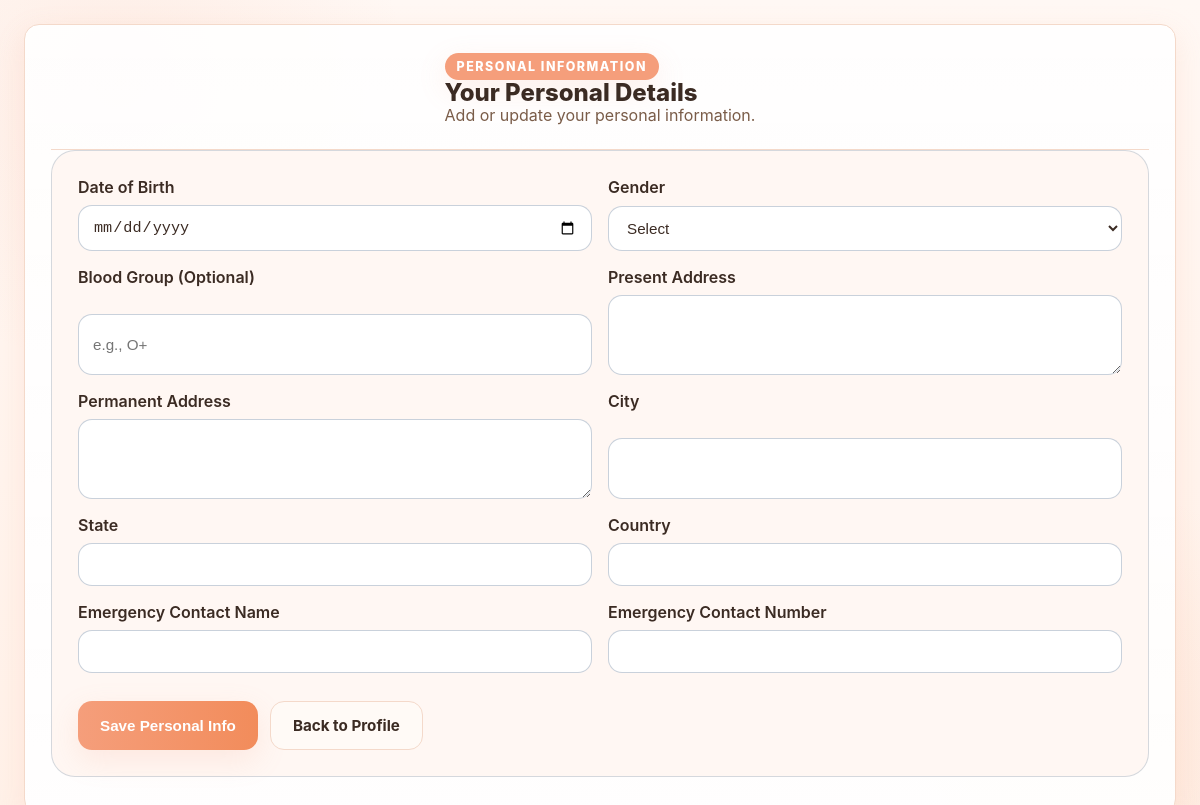
Page /manager/personal-info/ (signed in) on the earlier database version.
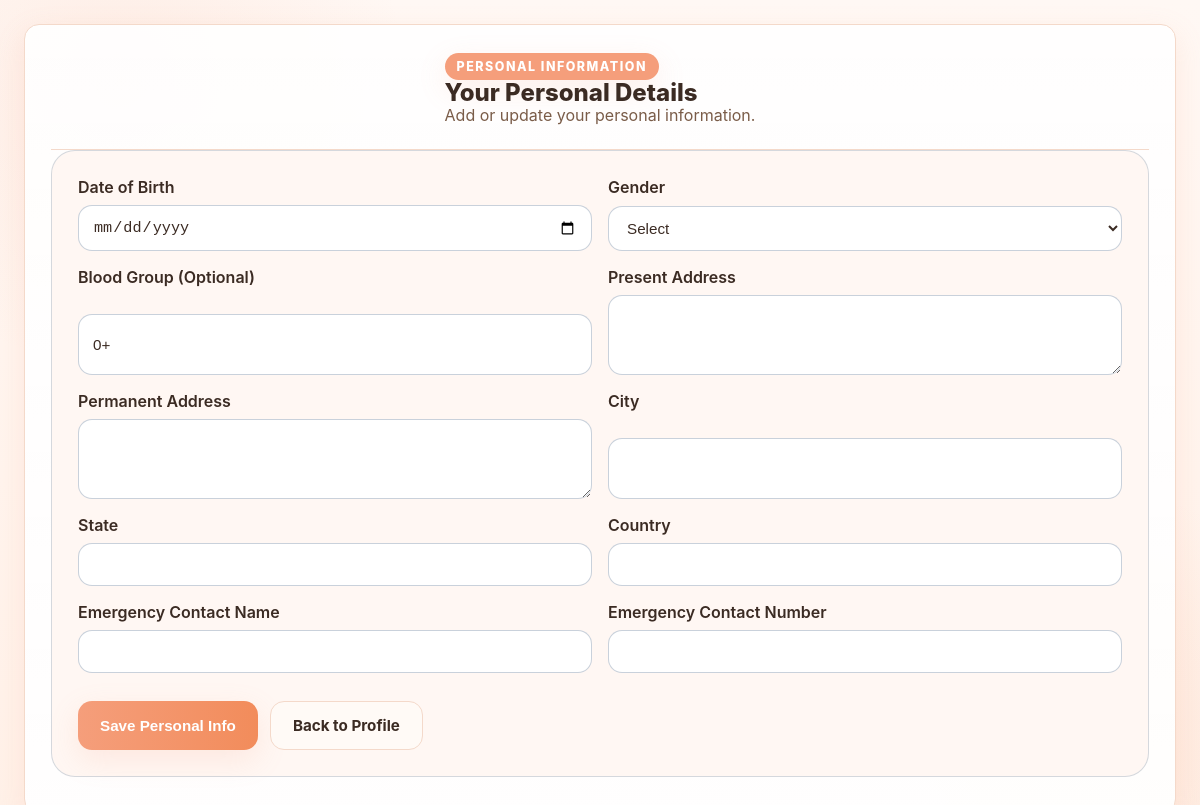
Same page on the later database version.
### employees/models.py (models this page shows, shortened)
class Employee(models.Model):
    ROLE_CHOICES = [
        ("Admin", "Admin"),
        ("Manager", "Manager"),
        ("HR", "HR"),
        ("Team Lead", "Team Lead"),
        ("Employee", "Employee"),
    ]
    GENDER_CHOICES = [
        ("Male", "Male"),
        ("Female", "Female"),
        ("Other", "Other"),
        ("Prefer not to say", "Prefer not to say"),
    ]
    EMPLOYMENT_TYPE_CHOICES = [
        ("Full-Time", "Full-Time"),
        ("Part-Time", "Part-Time"),
        ("Contract", "Contract"),
        ("Intern", "Intern"),
    ]
    user = models.OneToOneField(
        User,
        on_delete=models.CASCADE
    )
    employee_id = models.CharField(
        max_length=20,
        unique=True
    )
    department = models.CharField(
        max_length=100
    )
    designation = models.CharField(
        max_length=100
    )
    role = models.CharField(
        max_length=20,
        choices=ROLE_CHOICES,
        default="Employee"
    )
    phone = models.CharField(
        max_length=15
    )
    joining_date = models.DateField()
    profile_image = models.ImageField(
        upload_to="employees/",
        blank=True,
        null=True
    )
    dob = models.DateField(
        blank=True,
        null=True
    )
    gender = models.CharField(
        max_length=30,
        choices=GENDER_CHOICES,
        blank=True
    )
    blood_group = models.CharField(
        max_length=5,
        blank=True
    )
    present_address = models.TextField(
        blank=True
    )
    permanent_address = models.TextField(
        blank=True
    )
    city = models.CharField(
        max_length=100,
        blank=True
    )
    state = models.CharField(
        max_length=100,
        blank=True
    )
    country = models.CharField(
        max_length=100,
        blank=True
    )
    emergency_contact_name = models.CharField(
        max_length=100,
        blank=True
    )
    emergency_contact = models.CharField(
        max_length=15,
        blank=True
    )
    reporting_manager = models.CharField(
        max_length=100,
        blank=True
    )
    team_name = models.CharField(
        max_length=100,
        blank=True
    )
    work_location = models.CharField(
        max_length=100,
        blank=True
    )
    employment_type = models.CharField(
        max_length=30,
        choices=EMPLOYMENT_TYPE_CHOICES,
        default="Full-Time"
    )
    created_at = models.DateTimeField(
        auto_now_add=True
    )
    updated_at = models.DateTimeField(
        auto_now=True
    )

### manager_profile/views.py (the view, shortened to what this page needs)
# urls.py: path("personal-info/", views.personal_info, name="personal_info"),
@login_required(login_url="login")
def personal_info(request):
    employee = get_object_or_404(Employee, user=request.user)
    return render(request, "manager_profile/personal-info.html", {"employee": employee})

### manager_profile/templates/manager_profile/personal-info.html (shortened to what this page needs)
{% load static %}
<!DOCTYPE html>
<html lang="en">
<head>
  <link rel="stylesheet" href="{% static 'manager_profile/css/style.css' %}" />
</head>
<body>
<div class="profile-page">
  <header class="profile-header">
    <div>
      <p class="profile-badge">Personal Information</p>
      <h1 class="profile-name">Your Personal Details</h1>
      <p class="profile-role">Add or update your personal information.</p>
    </div>
  </header>
  <article class="panel-card">
    <form id="personalInfoForm" class="form-grid" method="POST">
      <label>Date of Birth
        <input type="date" name="dob" value="{{ employee.dob|date:'Y-m-d' }}" />
      </label>
      <label>Gender
        <select name="gender">
          <option value="">Select</option>
        </select>
      </label>
      <label>Blood Group (Optional)
        <input type="text" name="bloodGroup" placeholder="e.g., O+" value="{{ employee.blood_group }}" />
      </label>
      <label class="textarea-label">Present Address
        <textarea name="presentAddress" rows="3">{{ employee.present_address }}</textarea>
      </label>
      <label class="textarea-label">Permanent Address
        <textarea name="permanentAddress" rows="3">{{ employee.permanent_address }}</textarea>
      </label>
      <label>City
        <input type="text" name="city" value="{{ employee.city }}" />
      </label>
      <label>State
        <input type="text" name="state" value="{{ employee.state }}" />
      </label>
      <label>Country
        <input type="text" name="country" value="{{ employee.country }}" />
      </label>
      <label>Emergency Contact Name
        <input type="text" name="emergencyContactName" value="{{ employee.emergency_contact_name }}" />
      </label>
      <label>Emergency Contact Number
        <input type="tel" name="emergencyContactNumber" value="{{ employee.emergency_contact }}" />
      </label>
      <div class="form-actions">
        <button type="submit" class="btn btn-primary">Save Personal Info</button>
        <a class="btn btn-secondary" href="{% url 'manager_profile' %}">Back to Profile</a>
      </div>
    </form>
  </article>
</div>
</body>
</html>

Differences in the rows shown:
now on this page (row edited): Employee: bloodGroup "0+"
